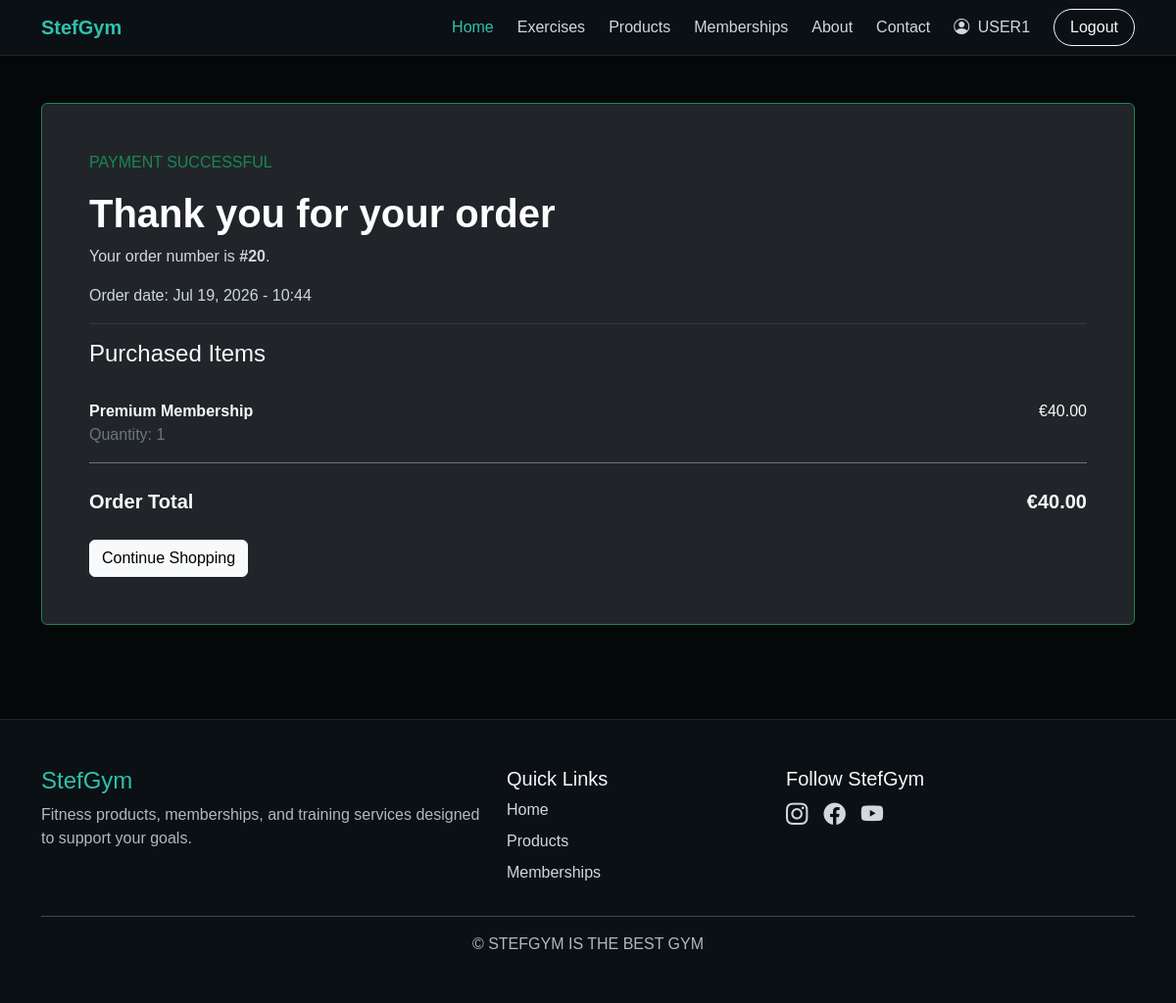
Page /cart/orders/20/confirmation/ (signed in) on the committed database.
### cart/models.py (models this page shows, shortened)
class Order(models.Model):
    class Status(models.TextChoices):
        PENDING= "pending", "Pending Payment"
        COMPLETED = "completed", "Completed"
        CANCELLED = "cancelled", "Cancelled"
    user = models.ForeignKey(
        settings.AUTH_USER_MODEL,
        on_delete=models.PROTECT,
        related_name="orders",
    )
    first_name = models.CharField(
        max_length=100,
    )
    last_name = models.CharField(
        max_length=100,
    )
    email = models.EmailField()
    address = models.CharField(
        max_length=255,
    )
    city = models.CharField(
        max_length=100,
    )
    postal_code = models.CharField(
        max_length=20,
    )
    paid = models.BooleanField(
        default=False,
    )
    stripe_checkout_session_id=models.CharField(
        max_length=255,
        unique=True,
        null=True,
        blank=True,
    )
    paid_at=models.DateTimeField(
        null=True,
        blank=True,
    )
    status = models.CharField(
        max_length=20,
        choices=Status.choices,
        default=Status.PENDING,
    )
    created_at = models.DateTimeField(
        auto_now_add=True,
    )
    class Meta:
        ordering = ["-created_at"]
    def get_total_price(self):
        return sum(
            (
                item.get_cost()
                for item in self.items.all()
            ),
            Decimal("0.00"),
        )

class OrderItem(models.Model):
    order = models.ForeignKey(
        Order,
        on_delete=models.CASCADE,
        related_name="items",
    )
    product = models.ForeignKey(
        Product,
        on_delete=models.SET_NULL,
        null=True,
        blank=True,
        related_name="order_items",
    )
    membership_plan = models.ForeignKey(
    MembershipPlan,
    on_delete=models.SET_NULL,
    null=True,
    blank=True,
    related_name="purchased_order_items",
)
    product_name = models.CharField(
        max_length=150,
    )
    price = models.DecimalField(
        max_digits=8,
        decimal_places=2,
    )
    quantity = models.PositiveIntegerField()
    def get_cost(self):
        return self.price * self.quantity

### cart/views.py (the view, shortened to what this page needs)
# urls.py: path("orders/<int:order_id>/confirmation/", views.order_confirmation, name="order_confirmation"),
@login_required
def order_confirmation(request, order_id):
    order = get_object_or_404(
        Order.objects.prefetch_related("items"),
        pk=order_id,
        user=request.user,
    )
    session_id = request.GET.get(
        "session_id",
        "",
    )
    if order.paid:
        Cart(request).clear()
    return render(
        request,
        "cart/order_confirmation.html",
        {"order": order},
    )

### cart/cart.py (called while the page is built)
    def save(self):
        self.session.modified = True

    def clear(self):
        self.session.pop(
            settings.CART_SESSION_ID,
            None,
        )
        self.save()

### cart/templates/cart/order_confirmation.html (shortened to what this page needs)
{% extends "navbarfooter.html" %}
{% block content %}
<section class="py-5">
    <div class="container">
        <div class="card bg-dark text-light border-success">
            <div class="card-body p-4 p-lg-5">
                {% if order.paid %}
                    <p class="text-success text-uppercase">
                        Payment Successful
                    </p>
                    <h1 class="fw-bold">
                        Thank you for your order
                    </h1>
                    <p>
                        Your order number is
                        <strong>#{{ order.id }}</strong>.
                    </p>
                {% endif %}
                <p>
                    Order date:
                    {{ order.created_at|date:"M d, Y - H:i" }}
                </p>
                <hr class="border-secondary">
                <h2 class="h4 mb-3">
                    Purchased Items
                </h2>
                {% for item in order.items.all %}
                    <div
                        class="d-flex justify-content-between border-bottom border-secondary py-3">
                        <div>
                            <strong>
                                {{ item.product_name }}
                            </strong>
                            <p class="text-secondary mb-0">
                                Quantity: {{ item.quantity }}
                            </p>
                        </div>
                        <span>
                            €{{ item.get_cost }}
                        </span>
                    </div>
                {% endfor %}
                <div
                    class="d-flex justify-content-between fs-5 fw-bold pt-4">
                    <span>Order Total</span>
                    <span>€{{ order.get_total_price }}</span>
                </div>
                <div class="mt-4">
                    {% if order.paid %}
                        <a
                            href="{% url 'catalog:product_list' %}"
                            class="btn btn-light"
                        >
                            Continue Shopping
                        </a>
                    {% endif %}
                </div>
            </div>
        </div>
    </div>
</section>
{% endblock %}

### templates/navbarfooter.html (shortened to what this page needs)
{% load static %}
<!DOCTYPE html>
<html lang="en">
<head>
    <link
        href="https://cdn.jsdelivr.net/npm/bootstrap@5.3.8/dist/css/bootstrap.min.css"
        rel="stylesheet"
    >
    <link
        href="https://cdn.jsdelivr.net/npm/bootstrap-icons@1.11.1/font/bootstrap-icons.css"
        rel="stylesheet"
    >
    <link rel="stylesheet" href="{% static 'css/body.css' %}">
    <link rel="stylesheet" href="{% static 'css/navbar.css' %}">
    <link rel="stylesheet" href="{% static 'css/footer.css' %}">
</head>
<body class="stefgym-body">
    <nav class="navbar navbar-expand-lg navbar-dark stef-navbar sticky-top">
        <div class="container">
            <a class="navbar-brand fw-bold" href="{% url 'core:home' %}">
                StefGym
            </a>
            <div class="collapse navbar-collapse" id="mainNavbar">
                <ul class="navbar-nav ms-auto align-items-lg-center gap-lg-2">
                    <li class="nav-item">
                        <a class="nav-link active" href="{% url 'core:home' %}">
                            Home
                        </a>
                    </li>
                    <li class="nav-item"><a class="nav-link" href="{% url 'workouts:exercise_list' %}"> Exercises</a></li>
                    <li class="nav-item">
                        <a class="nav-link"
                        href="{% url 'catalog:product_list' %}">
                        Products
                    </a>
                    </li>
                    <li class="nav-item">
                        <a class="nav-link" href="{% url 'core:home' %}#memberships">
                            Memberships
                        </a>
                    </li>
                    <li class="nav-item">
                        <a class="nav-link {% if request.resolver_match.url_name == 'about' %}active{% endif %}"href=" {% url 'core:about' %}">
                            About
                        </a>
                    </li>
                    <li class="nav-item">
                        <a
                            class="nav-link"
                            href="{% url 'contact' %}"> Contact</a> </li>
                    {% if user.is_authenticated %}
                    <li class="nav-item">
                        <a class="nav-link" href="{% url 'accounts:dashboard' %}">
                            <i class="bi bi-person-circle me-1"></i>
                            {{ user.username }}
                        </a>
                    </li>
                    <li class="nav-item">
                        <form
                            method="post"
                            action="{% url 'accounts:logout' %}"
                            class="d-inline">
                            <button
                                type="submit"
                                class="btn btn-outline-light rounded-pill px-3 ms-lg-2">
                            Logout
                            </button>
                        </form>
                    </li>
                    {% endif %}
                </ul>
            </div>
        </div>
    </nav>
    <main>
        {% block content %}{% endblock %}
    </main>
    <footer class="stef-footer py-5 mt-5">
        <div class="container">
            <div class="row g-4">
                <div class="col-md-5">
                    <h2 class="footer-brand h4">StefGym</h2>
                    <p class="footer-text">
                        Fitness products, memberships, and training services
                        designed to support your goals.
                    </p>
                </div>
                <div class="col-md-3">
                    <h3 class="h5">Quick Links</h3>
                    <ul class="list-unstyled footer-links">
                        <li>
                            <a href="{% url 'core:home' %}">Home</a>
                        </li>
                        <li>
                            <a href="#products">Products</a>
                        </li>
                        <li>
                            <a href="#memberships">Memberships</a>
                        </li>
                    </ul>
                </div>
                <div class="col-md-4">
                    <h3 class="h5">Follow StefGym</h3>
                    <div class="social-icons">
                        <a href="#" aria-label="Instagram">
                            <i class="bi bi-instagram"></i>
                        </a>
                        <a href="#" aria-label="Facebook">
                            <i class="bi bi-facebook"></i>
                        </a>
                        <a href="#" aria-label="YouTube">
                            <i class="bi bi-youtube"></i>
                        </a>
                    </div>
                </div>
            </div>
            <hr>
            <p class="footer-copyright text-center mb-0">
                &copy; STEFGYM IS THE BEST GYM
            </p>
        </div>
    </footer>
</body>
</html>

### static/css/body.css (style rules this page uses)
html { scroll-behavior: smooth; }
body.stefgym-body { min-height: 100vh; margin: 0; background: #050809; color: #f5f7fa; font-family: Arial, Helvetica, sans-serif; }
main { min-height: 70vh; }
h1, h2, h3, h4, h5, h6 { color: #ffffff; }
p { color: #cfd8dc; }

### static/css/navbar.css (style rules this page uses)
.stef-navbar { background: #0b1014; border-bottom: 1px solid rgba(255, 255, 255, 0.08); }
.stef-navbar .navbar-brand { color: #2ec1ac; }
.stef-navbar .nav-link { color: #cfd8dc; }
.stef-navbar .nav-link:hover, .stef-navbar .nav-link.active { color: #2ec1ac; }

### static/css/footer.css (style rules this page uses)
.stef-footer { background: #0b1014; color: #f5f7fa; border-top: 1px solid rgba(255, 255, 255, 0.08); }
.footer-brand { color: #2ec1ac; }
.footer-text, .footer-copyright { color: #aeb9c2; }
.footer-links li { margin-bottom: 0.5rem; }
.footer-links a, .social-icons a { color: #cfd8dc; text-decoration: none; }
.social-icons { display: flex; gap: 1rem; font-size: 1.4rem; }

### rows in the picture
Order: id "20", created_at "Jul 19, 2026 - 10:44", get_total_price "40.00"
OrderItem: product_name "Premium Membership", quantity "1", get_cost "40.00"

### other values in the picture
{{ user.username }} "USER1"
